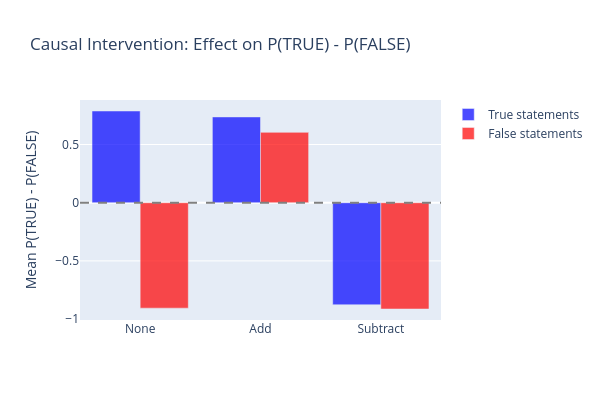

The notebook cell this image was saved under:
### Code cell
# Intervene at all layers from INTERVENE_LAYER through PROBE_LAYER. This matches
# the paper's "group (b)" hidden states that were found to be causally implicated.
intervene_layer_list = list(range(INTERVENE_LAYER, PROBE_LAYER + 1))
test_size = 100

# Run for all 3 conditions × 2 subsets
results_intervention = {}
for intervention_type in ["none", "add", "subtract"]:
    for subset in ["true", "false"]:
        print("intervention_type:", intervention_type, "subset:", subset)
        mask = sp_eval_labels == (1 if subset == "true" else 0)
        subset_stmts = [s for s, m in zip(sp_eval_stmts, mask.tolist()) if m]
        p_diffs = intervention_experiment(
            subset_stmts[:test_size],
            model,
            tokenizer,
            scaled_direction,
            FEW_SHOT_PROMPT,
            TRUE_ID,
            FALSE_ID,
            intervene_layer_list,
            intervention=intervention_type,
        )
        results_intervention[(intervention_type, subset)] = p_diffs.mean().item()

# Print results
intervention_df = pd.DataFrame(
    {
        "Intervention": ["none", "add", "subtract"],
        "True Stmts (mean P_diff)": [
            f"{results_intervention[('none', 'true')]:.4f}",
            f"{results_intervention[('add', 'true')]:.4f}",
            f"{results_intervention[('subtract', 'true')]:.4f}",
        ],
        "False Stmts (mean P_diff)": [
            f"{results_intervention[('none', 'false')]:.4f}",
            f"{results_intervention[('add', 'false')]:.4f}",
            f"{results_intervention[('subtract', 'false')]:.4f}",
        ],
    }
)
print("\nIntervention results (mean P(TRUE) - P(FALSE)):")
display(intervention_df)

# Grouped bar chart
fig = go.Figure()
for subset, color in [("true", "blue"), ("false", "red")]:
    vals = [
        results_intervention[(interv, subset)] for interv in ["none", "add", "subtract"]
    ]
    fig.add_trace(
        go.Bar(
            name=f"{subset.capitalize()} statements",
            x=["None", "Add", "Subtract"],
            y=vals,
            marker_color=color,
            opacity=0.7,
        )
    )
fig.update_layout(
    title="Causal Intervention: Effect on P(TRUE) - P(FALSE)",
    yaxis_title="Mean P(TRUE) - P(FALSE)",
    barmode="group",
    height=400,
    width=600,
)
fig.add_hline(y=0, line_dash="dash", line_color="gray")
fig.show()

### Figure 1 — Plotly figure (JSON) as saved in the notebook; plotly's stock layout.template omitted (floating-point values rounded to 4 significant figures)
{"data": [{"marker": {"color": "blue"}, "name": "True statements", "opacity": 0.7, "type": "bar", "x": ["None", "Add", "Subtract"], "y": [0.7879, 0.7369, -0.877]}, {"marker": {"color": "red"}, "name": "False statements", "opacity": 0.7, "type": "bar", "x": ["None", "Add", "Subtract"], "y": [-0.906, 0.6043, -0.9133]}], "layout": {"barmode": "group", "height": 400, "shapes": [{"line": {"color": "gray", "dash": "dash"}, "type": "line", "x0": 0, "x1": 1, "xref": "x domain", "y0": 0, "y1": 0, "yref": "y"}], "title": {"text": "Causal Intervention: Effect on P(TRUE) - P(FALSE)"}, "width": 600, "yaxis": {"title": {"text": "Mean P(TRUE) - P(FALSE)"}}}}
